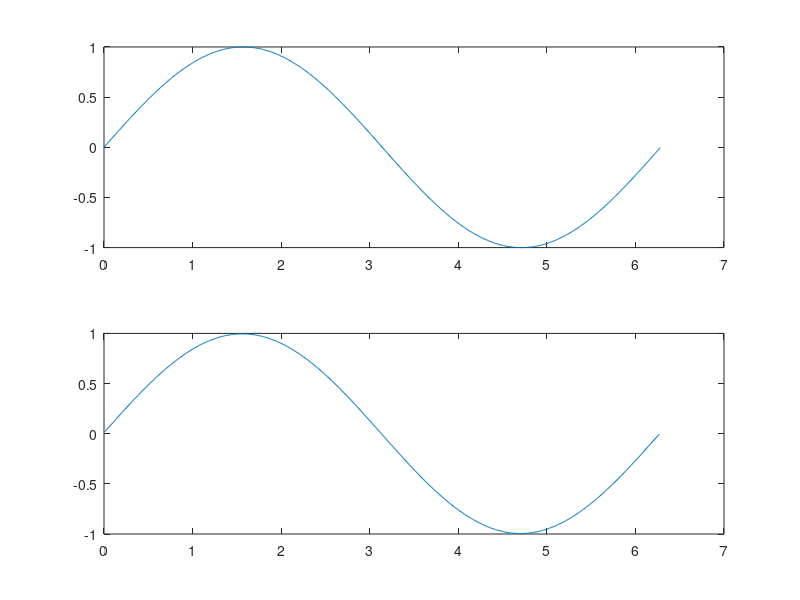

Write the MATLAB code that produced this figure.
close all
clear all
clc
h=0.01;
x=0:h:2*pi;
y=@(x)sin(x);

% % forward
% for i=1:length(x)-1;
%     dy(i)=y(x(i+1))-y(x(i))/h;
% end
% xn=x(1:length(x)-1);

% % backword
% for i=2:length(x);
%     dy(i-1)=y(x(i))-y(x(i-1))/h;
% end
% xn=x(2:length(x));

% central
for i=2:length(x)-1;
    dy(i-1)=y(x(i+1))-y(x(i-1))/2*h;
end
xn=x(2:length(x)-1);
subplot(2,1,1)
plot(x,y(x))
subplot(2,1,2)
plot(xn,dy)